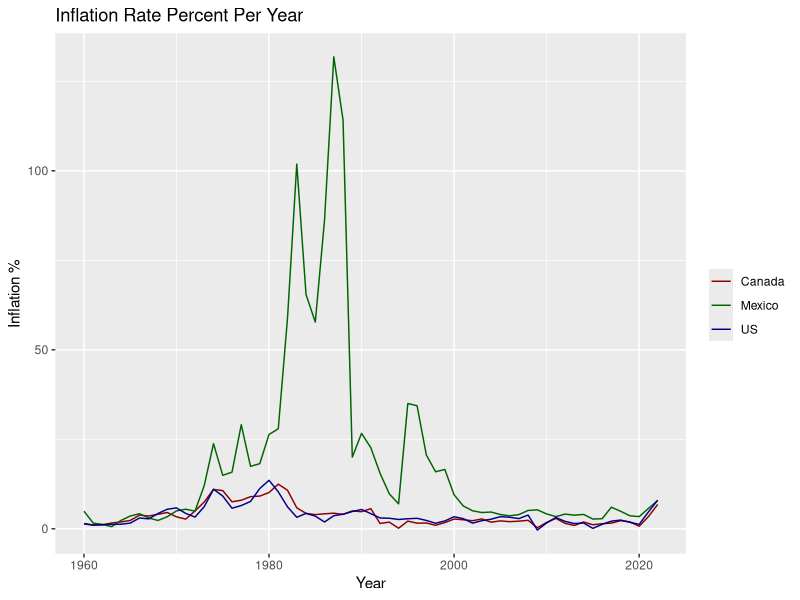

R code for this plot: (Note: this script raises an error after producing the figure.)
## ---- chunk 1
knitr::opts_chunk$set(echo = TRUE)
## ---- chunk 2
library(readr)
library(ggplot2)
inflation <- read_csv("API_FP.CPI.TOTL.ZG_DS2_en_csv_v2_84.csv")
ppp <- read.csv("Purchasing_power.csv")

## ---- chunk 3
countries = data.frame(names=c("Mexico", "US", "Canada"))

ggplot(data=inflation, aes(x=Year)) +
  geom_line(aes(y=Canada, color="Canada"))+
  geom_line(aes(y=Mexico, color="Mexico"))+
  geom_line(aes(y=US, color="US")) + 
  labs(x="Year",y="Inflation %") +
  scale_colour_manual("", 
                      breaks = c("Canada", "Mexico", "US"),
                      values = c("darkred", "darkgreen", "darkblue")) +
  labs(title="Inflation Rate Percent Per Year")

ggplot(data=ppp, aes(x=Year)) +
  geom_line(aes(y=United.States, color="US")) + 
  geom_line(aes(y=Mexico, color="Mexico")) + 
  geom_line(aes(y=Canada, color="Canada")) + 
  labs(x="Year",y="Purchasing Power Parity") +
  scale_colour_manual("", 
                      breaks = c("Canada", "Mexico", "US"),
                      values = c("darkred", "darkgreen", "darkblue")) +
  labs(title="Purchasing Power Parity of Canada and Mexico Compared to the US")

## ---- chunk 4
library(lmtest)
mex_scaled_ppp = ppp/ppp$Mexico
can_scaled_ppp = ppp/ppp$Canada

ppp_on_inflation = matrix(c(0.0), ncol=3, nrow=3, byrow=TRUE)
 
colnames(ppp_on_inflation) = c('US','Canada','Mexico')
rownames(ppp_on_inflation) <- c('US','Canada','Mexico')

inflation_on_ppp = matrix(c(0.0), ncol=3, nrow=3, byrow=TRUE)
 
colnames(inflation_on_ppp) = c('US','Canada','Mexico')
rownames(inflation_on_ppp) <- c('US','Canada','Mexico')

#Canada and Mexico Scaled to the US PPP
ppp_on_inflation[3,1] <- grangertest(ppp$Mexico, inflation$Mexico)$Pr[2]
inflation_on_ppp[3,1] <- grangertest(inflation$Mexico, ppp$Mexico)$Pr[2]

ppp_on_inflation[2,1] <- grangertest(ppp$Canada, inflation$Canada)$Pr[2]
inflation_on_ppp[2,1] <- grangertest(inflation$Canada, ppp$Canada)$Pr[2]

#US and Canada scaled to the Mexico PPP
ppp_on_inflation[1,3] <- grangertest(mex_scaled_ppp$United.States, inflation$US)$Pr[2]
inflation_on_ppp[1,3] <- grangertest(inflation$US, mex_scaled_ppp$United.States)$Pr[2]

ppp_on_inflation[2,3] <- grangertest(mex_scaled_ppp$Canada, inflation$Canada)$Pr[2]
inflation_on_ppp[2,3] <- grangertest(inflation$Canada, mex_scaled_ppp$Canada)$Pr[2]

#US and Mexico scaled to Canada PPP
ppp_on_inflation[1,2] <- grangertest(can_scaled_ppp$United.States, inflation$US)$Pr[2]
inflation_on_ppp[1,2] <- grangertest(inflation$US, can_scaled_ppp$United.States)$Pr[2]

ppp_on_inflation[3,2] <- grangertest(can_scaled_ppp$Mexico, inflation$Mexico)$Pr[2]
inflation_on_ppp[3,2] <- grangertest(inflation$Mexico, can_scaled_ppp$Mexico)$Pr[2]

ppp_on_inflation[1,1] = '-'
ppp_on_inflation[2,2] = '-'
ppp_on_inflation[3,3] = '-'

inflation_on_ppp[1,1] = '-'
inflation_on_ppp[2,2] = '-'
inflation_on_ppp[3,3] = '-'
